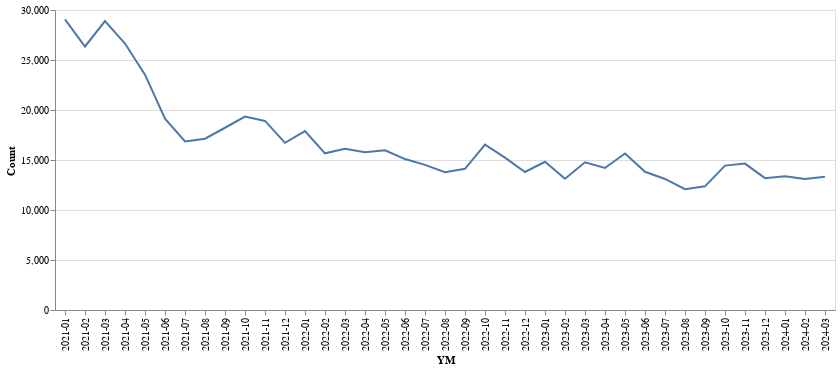

Notebook code cell kept with this figure:
### Code cell
df_plot = (
    df_math.with_columns(
        pl.col("CreationDate").cast(pl.Datetime),
        pl.col("LastActivityDate").cast(pl.Datetime),
    )
    .with_columns(pl.col("CreationDate").dt.strftime("%Y-%m").alias("YM"))
    # .filter(pl.col("Tags").str.contains("java"))
    .group_by("YM")
    .agg(pl.len().alias("Count"))
    .sort("YM")
)
df_plot.plot.line(x="YM", y="Count")

### Figure 1 — Vega-Lite specification as saved in the notebook (floating-point values rounded to 4 significant figures)
{"config": {"view": {"continuousWidth": 300, "continuousHeight": 300}}, "data": {"name": "data-23c2e049eb6887149ab821ea9f7043f9"}, "mark": {"type": "line", "tooltip": true}, "encoding": {"x": {"field": "YM", "type": "nominal"}, "y": {"field": "Count", "type": "quantitative"}}, "params": [{"name": "param_1", "select": {"type": "interval", "encodings": ["x", "y"]}, "bind": "scales"}], "$schema": "https://vega.github.io/schema/vega-lite/v5.20.1.json", "datasets": {"data-23c2e049eb6887149ab821ea9f7043f9": [{"YM": "2021-01", "Count": 29069}, {"YM": "2021-02", "Count": 26352}, {"YM": "2021-03", "Count": 28884}, {"YM": "2021-04", "Count": 26647}, {"YM": "2021-05", "Count": 23533}, {"YM": "2021-06", "Count": 19133}, {"YM": "2021-07", "Count": 16857}, {"YM": "2021-08", "Count": 17133}, {"YM": "2021-09", "Count": 18225}, {"YM": "2021-10", "Count": 19345}, {"YM": "2021-11", "Count": 18907}, {"YM": "2021-12", "Count": 16717}, {"YM": "2022-01", "Count": 17891}, {"YM": "2022-02", "Count": 15668}, {"YM": "2022-03", "Count": 16127}, {"YM": "2022-04", "Count": 15780}, {"YM": "2022-05", "Count": 15966}, {"YM": "2022-06", "Count": 15092}, {"YM": "2022-07", "Count": 14511}, {"YM": "2022-08", "Count": 13786}, {"YM": "2022-09", "Count": 14121}, {"YM": "2022-10", "Count": 16540}, {"YM": "2022-11", "Count": 15231}, {"YM": "2022-12", "Count": 13799}, {"YM": "2023-01", "Count": 14822}, {"YM": "2023-02", "Count": 13123}, {"YM": "2023-03", "Count": 14765}, {"YM": "2023-04", "Count": 14199}, {"YM": "2023-05", "Count": 15653}, {"YM": "2023-06", "Count": 13823}, {"YM": "2023-07", "Count": 13102}, {"YM": "2023-08", "Count": 12088}, {"YM": "2023-09", "Count": 12366}, {"YM": "2023-10", "Count": 14437}, {"YM": "2023-11", "Count": 14639}, {"YM": "2023-12", "Count": 13182}, {"YM": "2024-01", "Count": 13371}, {"YM": "2024-02", "Count": 13101}, {"YM": "2024-03", "Count": 13327}]}}
